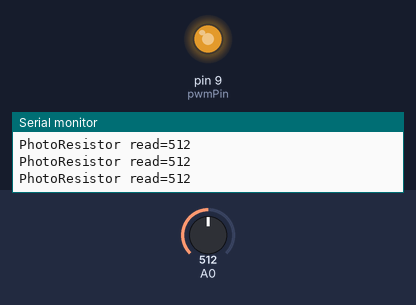
Bench run of a sketch on a simulated Arduino Uno, built with avr-gcc and run on an emulated ATmega328P. Parts: output pins drawn as LEDs (lit = HIGH), the last lines printed to the serial monitor. The inputs (shaded band) are chosen by the test bench; at power-on: A0 = 512.

Above: at 1.2 s.
1.3 s: A0 set to 716
At 2.4 s:
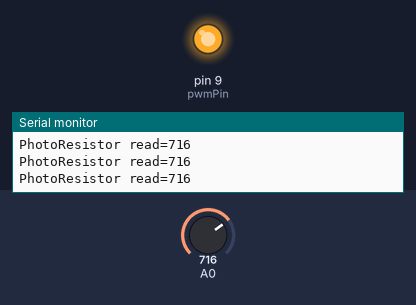
2.8 s: A0 set to 306
At 3.8 s:
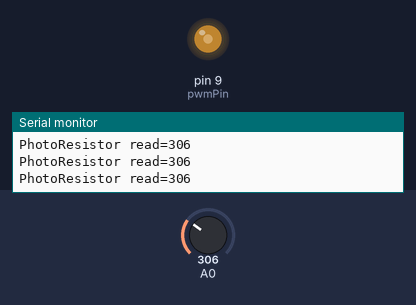
4.3 s: A0 set to 122
At 5.2 s:
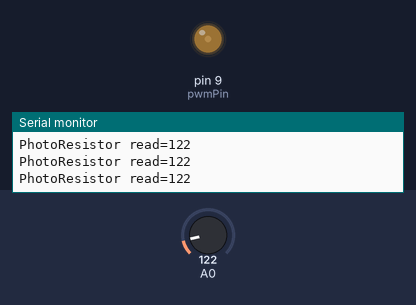
5.8 s: A0 set to 0
At 6.6 s:
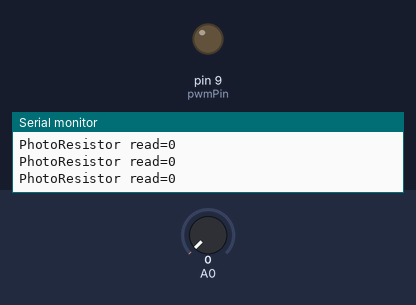
7.3 s: A0 set to 511
At 8.0 s:
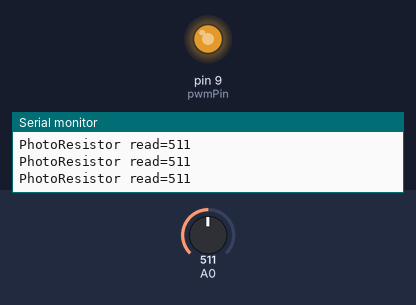
8.8 s: A0 set to 900
At 9.4 s:
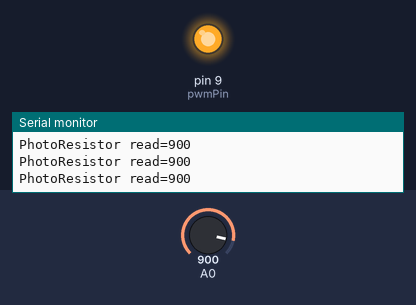
Timing chart, 0 to 11.3 s (numbered marks = the images above; inputs shaded):
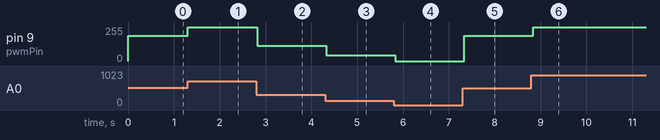

The sketch:

cool_habbi_blorr1.ino
```cpp
// C++ code
//
int sensorValue=0;
int ledDimming=0;
byte pwmPin=9;

void setup()
{

  pinMode(A0, INPUT);
  pinMode(pwmPin,OUTPUT);
  Serial.begin(9600);
}

void loop()
{
  int ledDimming=0;

  sensorValue=analogRead(A0);

  Serial.print("PhotoResistor read=");
  Serial.println(sensorValue);
  ledDimming=map(sensorValue ,4,680,0,255);

  if( ledDimming<0) ledDimming=0;
  //Serial.print("ledDimming value=") ;
  //Serial.println(ledDimming);
  analogWrite(pwmPin,ledDimming);
  delay(100);
}
```

Measured:
- after the input at 1.3 s, pin 9 (pwmPin): 191/255 → 255/255 at once
- after the input at 2.8 s, pin 9 (pwmPin): 255/255 → 113/255 at once
- after the input at 4.3 s, pin 9 (pwmPin): 113/255 → 44/255 at once
- after the input at 5.8 s, pin 9 (pwmPin): 44/255 → 0/255 at once
- after the input at 7.3 s, pin 9 (pwmPin): 0/255 → 191/255 at once
- after the input at 8.8 s, pin 9 (pwmPin): 191/255 → 255/255 at once
